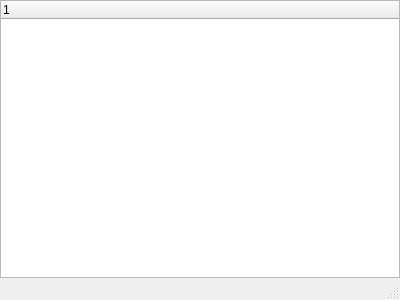
<?xml version="1.0" encoding="UTF-8"?>
<ui version="4.0">
 <class>MainWindow</class>
 <widget class="QMainWindow" name="MainWindow">
  <property name="geometry">
   <rect>
    <x>0</x>
    <y>0</y>
    <width>400</width>
    <height>300</height>
   </rect>
  </property>
  <property name="windowTitle">
   <string>MainWindow</string>
  </property>
  <widget class="QWidget" name="centralWidget">
   <layout class="QVBoxLayout" name="verticalLayout">
    <property name="leftMargin">
     <number>0</number>
    </property>
    <property name="topMargin">
     <number>0</number>
    </property>
    <property name="rightMargin">
     <number>0</number>
    </property>
    <property name="bottomMargin">
     <number>0</number>
    </property>
    <item>
     <widget class="QTreeWidget" name="treeWidget">
      <property name="uniformRowHeights">
       <bool>true</bool>
      </property>
      <property name="animated">
       <bool>true</bool>
      </property>
      <column>
       <property name="text">
        <string notr="true">1</string>
       </property>
      </column>
     </widget>
    </item>
   </layout>
  </widget>
  <widget class="QMenuBar" name="menuBar">
   <property name="geometry">
    <rect>
     <x>0</x>
     <y>0</y>
     <width>400</width>
     <height>20</height>
    </rect>
   </property>
  </widget>
  <widget class="QStatusBar" name="statusBar"/>
 </widget>
 <layoutdefault spacing="6" margin="11"/>
 <resources/>
 <connections/>
</ui>
